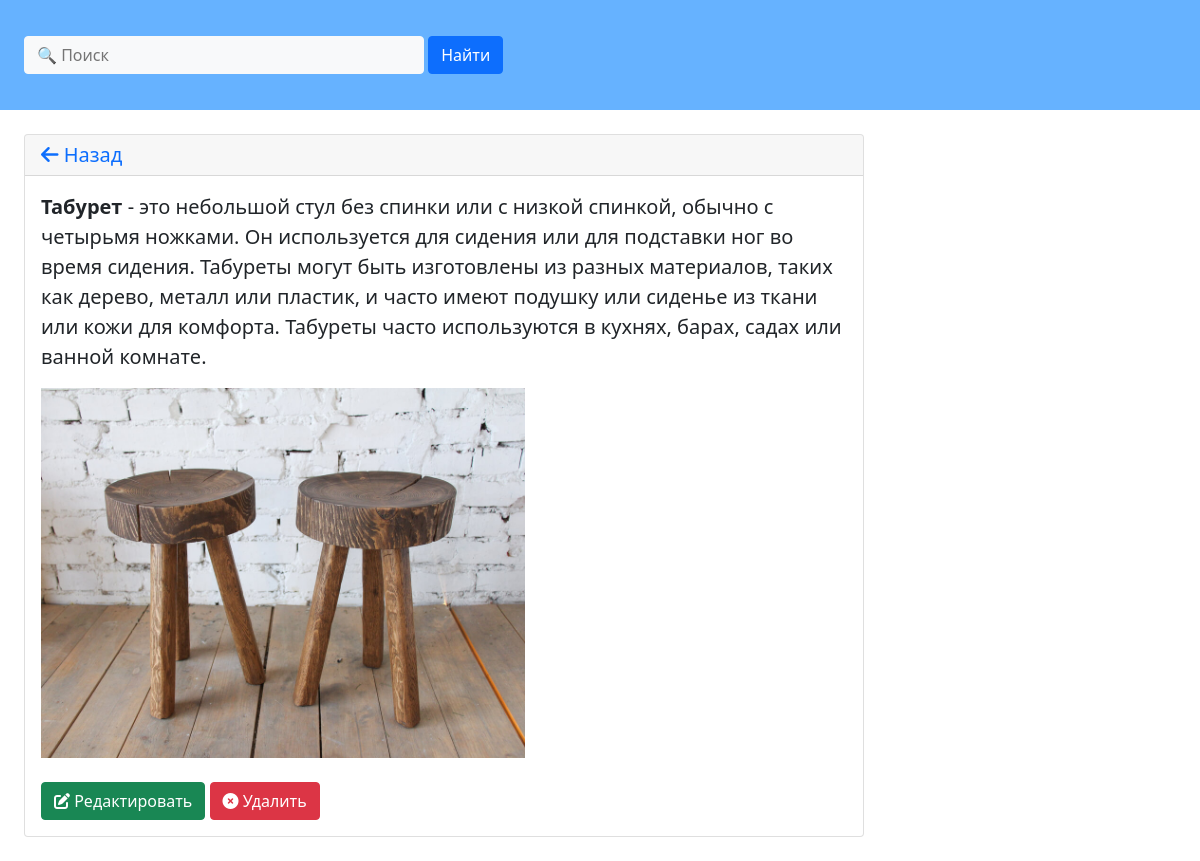
The page /dictionary/4/ on the database its author committed.
### dictionary/models.py (models this page shows, shortened)
class Word(models.Model):
    name = models.CharField('Название слова', max_length=64)
    text = models.TextField('Определение слова')
    photo = models.ImageField('Изображение', upload_to='images/')
    class Meta:
        verbose_name = 'Слово'
        verbose_name_plural = 'Слова'

### dictionary/views.py (the view)
# urls.py: path('<int:pk>/', DictDetailView.as_view(), name='dict_detail'),
class DictDetailView(DetailView):
    model = Word
    template_name = 'dictionary/dictionary_detail.html'
    context_object_name = 'dict_detail'

### dictionary/templates/dictionary/dictionary_detail.html
{% extends 'root.html' %}
{% block content %}
    <div>
        <div class="card" style="width: 70%; margin: 2%;">
            <h5 class="card-header"><a style="text-decoration: none;" href="{% url 'dictionary:dict' %}"><i class="fa-solid fa-arrow-left"></i> Назад</a></h5>
            <div class="card-body">
                <p class="card-text" style="font-size: 20px;"><span style="font-weight: bold;">{{ dict_detail.name }}</span> - {{ dict_detail.text }}</p>
                <img style="width: 60%;" src="{{ dict_detail.photo.url }}"> <br><br>
                <a href="{% url 'dictionary:dict_update' dict_detail.id %}" class="btn btn-success"><i class="fa-solid fa-pen-to-square"></i> Редактировать</a>
                <a href="{% url 'dictionary:dict_delete' dict_detail.id %}" class="btn btn-danger"><i class="fa-solid fa-circle-xmark"></i> Удалить</a>
            </div>
        </div>
    </div>
{% endblock %}

### rows shown on the page
Word: name "Табурет", text "это небольшой стул без спинки или с низкой спинкой, обычно с четырьмя ножками. Он используется для сидения или для подставки ног во время сидения. Табуреты могут быть изготовлены из разных материалов, таких как дерево, металл или пластик, и часто имеют подушку или сиденье из ткани или кожи для комфорта. Табуреты часто используются в кухнях, барах, садах или ванной комнате.", photo (picture)
